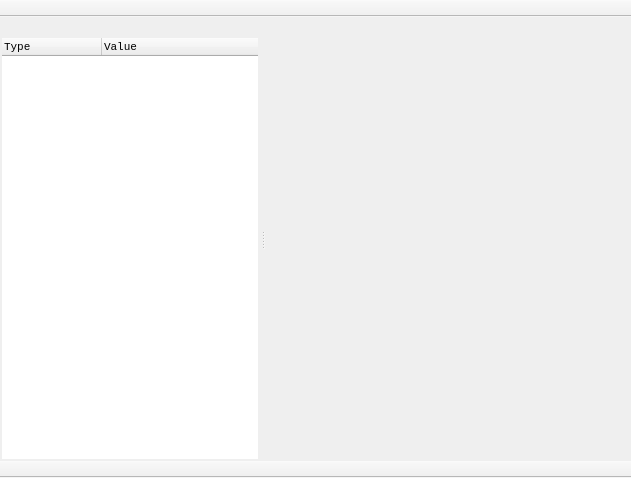
<?xml version="1.0" encoding="UTF-8"?>
<ui version="4.0">
 <class>ToolkitMainWindow</class>
 <widget class="QMainWindow" name="ToolkitMainWindow">
  <property name="geometry">
   <rect>
    <x>0</x>
    <y>0</y>
    <width>631</width>
    <height>478</height>
   </rect>
  </property>
  <property name="font">
   <font>
    <family>Monospace</family>
    <pointsize>8</pointsize>
   </font>
  </property>
  <property name="windowTitle">
   <string>MainWindow</string>
  </property>
  <widget class="QWidget" name="centralwidget">
   <layout class="QHBoxLayout" name="horizontalLayout">
    <property name="spacing">
     <number>0</number>
    </property>
    <property name="margin">
     <number>0</number>
    </property>
   </layout>
  </widget>
  <widget class="QMenuBar" name="menubar">
   <property name="geometry">
    <rect>
     <x>0</x>
     <y>0</y>
     <width>631</width>
     <height>17</height>
    </rect>
   </property>
  </widget>
  <widget class="QToolBar" name="topTool">
   <property name="windowTitle">
    <string/>
   </property>
   <property name="movable">
    <bool>false</bool>
   </property>
   <property name="floatable">
    <bool>false</bool>
   </property>
   <attribute name="toolBarArea">
    <enum>TopToolBarArea</enum>
   </attribute>
   <attribute name="toolBarBreak">
    <bool>false</bool>
   </attribute>
  </widget>
  <widget class="QToolBar" name="bottomTool">
   <property name="windowTitle">
    <string/>
   </property>
   <property name="movable">
    <bool>false</bool>
   </property>
   <property name="floatable">
    <bool>false</bool>
   </property>
   <attribute name="toolBarArea">
    <enum>BottomToolBarArea</enum>
   </attribute>
   <attribute name="toolBarBreak">
    <bool>false</bool>
   </attribute>
  </widget>
  <widget class="QDockWidget" name="dockWidget">
   <property name="features">
    <set>QDockWidget::DockWidgetMovable</set>
   </property>
   <attribute name="dockWidgetArea">
    <number>1</number>
   </attribute>
   <widget class="QWidget" name="dockWidgetContents">
    <layout class="QVBoxLayout" name="verticalLayout">
     <property name="spacing">
      <number>2</number>
     </property>
     <property name="margin">
      <number>2</number>
     </property>
     <item>
      <widget class="QTreeWidget" name="treeWidget">
       <property name="frameShape">
        <enum>QFrame::NoFrame</enum>
       </property>
       <property name="frameShadow">
        <enum>QFrame::Plain</enum>
       </property>
       <property name="lineWidth">
        <number>0</number>
       </property>
       <column>
        <property name="text">
         <string>Type</string>
        </property>
       </column>
       <column>
        <property name="text">
         <string>Value</string>
        </property>
       </column>
      </widget>
     </item>
    </layout>
   </widget>
  </widget>
 </widget>
 <resources/>
 <connections/>
</ui>
